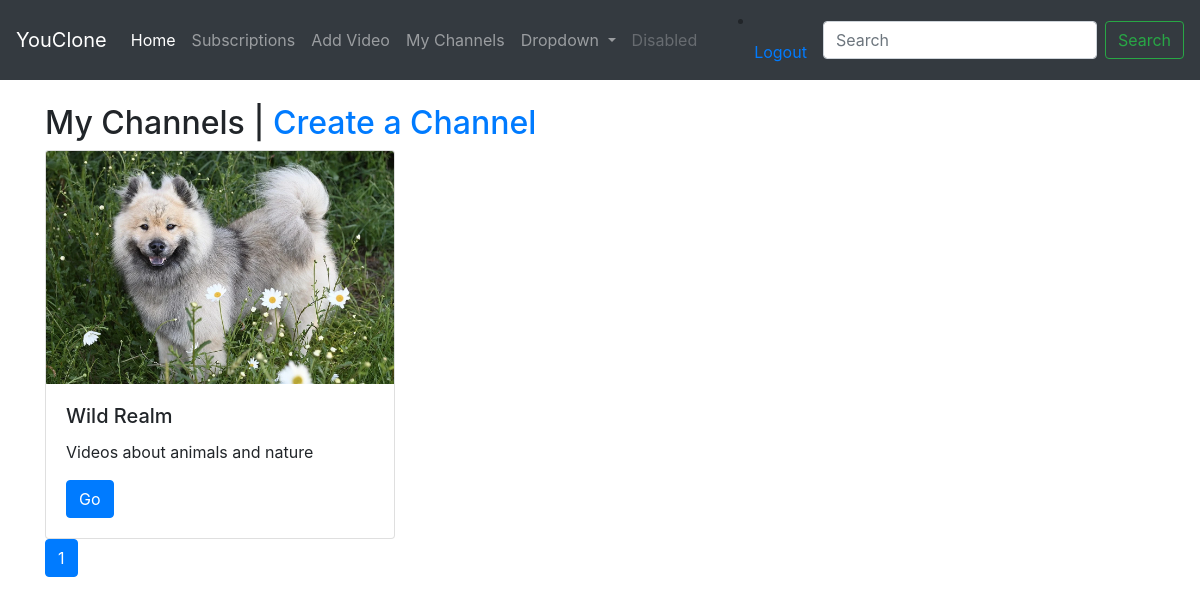
/channel/ (signed in), run on the app's committed database.
### channel/models.py (models this page shows, shortened)
class Channel(models.Model):
    name = models.CharField(max_length=30)
    user = models.ForeignKey(User, null=True, on_delete=models.CASCADE)
    description = models.TextField(max_length=5000, blank=True)
    subscribers = models.ManyToManyField(User, related_name='channel_subscribers', blank=True)
    creation_date = models.DateTimeField(auto_now_add=True)
    avatar = models.ImageField(upload_to='media/avatars')

### channel/views.py (the view)
# urls.py: path('channel/', views.my_channels, name='my-channels'),
@login_required
def my_channels(request):
    channel_list = Channel.objects.filter(user=request.user).order_by('-subscribers')
    paginator = Paginator(channel_list, 20)
    page_number = request.GET.get('page')
    page_obj = paginator.get_page(page_number)
    context = {
        'page_obj': page_obj
    }
    return render(request, 'channel/my_channels.html', context)

### channel/templates/channel/my_channels.html (shortened to what this page needs)
{% extends 'video/base.html' %}
{% block content %}
    <section class="container mt-4">
        <h2>My Channels | <a href="{% url 'channel:channel-create' %}">Create a Channel</a></h2>
        <div class="row">
            <div class="col-md-4 mb-4">
                {% for channel in page_obj %}
                    <div class="card">
                    <img src="{{ channel.avatar.url }}" class="card-img-top" alt="Video Thumbnail">
                    <div class="card-body">
                        <h5 class="card-title">{{ channel.name }}</h5>
                        <p class="card-text">{{ channel.description }}</p>
                        <a href="{% url 'channel:channel-detail' channel.id %}" class="btn btn-primary">Go</a>
                    </div>
                {% endfor %}
                </div>
                <nav aria-label="Page navigation example">
                    <ul class="pagination">
                        <li class="page-item active">
                            <a class="page-link" href="#">{{ page_obj.number }}<span class="sr-only">(current)</span></a>
                        </li>
                    </ul>
                </nav>
            </div>
        </div>
    </section>
{% endblock %}

### data on the page
Channel: avatar (picture), name "Wild Realm", description "Videos about animals and nature"

### other printed values
{{ page_obj.number }} "1"
